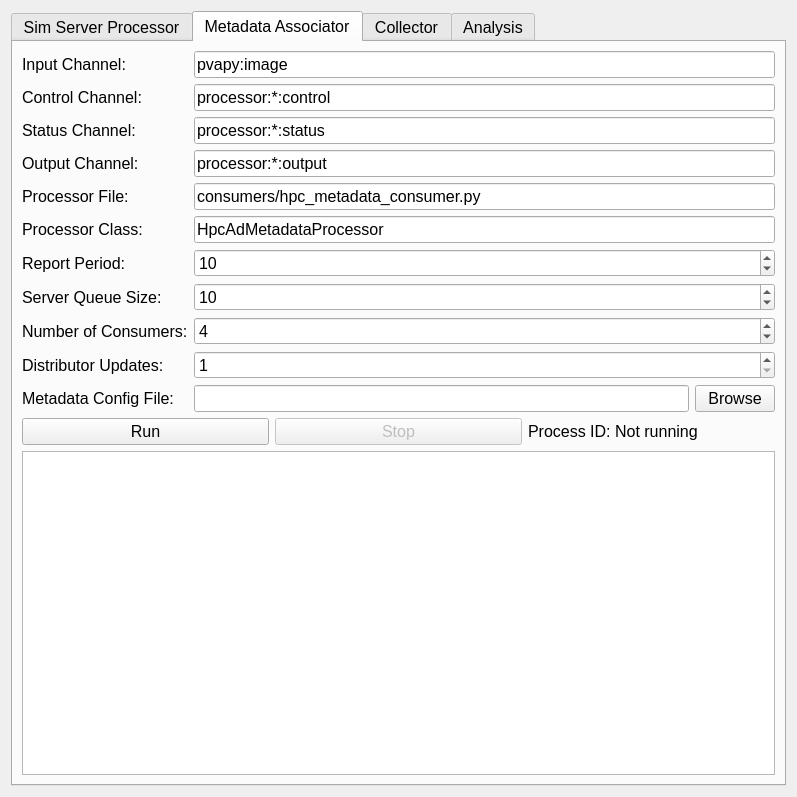
<?xml version="1.0" encoding="UTF-8"?>
<ui version="4.0">
 <class>PVASetupDialog</class>
 <widget class="QDialog" name="PVASetupDialog">
  <property name="geometry">
   <rect>
    <x>0</x>
    <y>0</y>
    <width>797</width>
    <height>797</height>
   </rect>
  </property>
  <property name="windowTitle">
   <string>PVA Workflow Setup</string>
  </property>
  <layout class="QVBoxLayout" name="verticalLayout">
   <item>
    <widget class="QTabWidget" name="tabWidget">
     <property name="font">
      <font>
       <pointsize>12</pointsize>
      </font>
     </property>
     <property name="currentIndex">
      <number>1</number>
     </property>
     <widget class="QWidget" name="simServerTab">
      <attribute name="title">
       <string>Sim Server Processor</string>
      </attribute>
      <layout class="QVBoxLayout" name="verticalLayoutSimServer">
       <item>
        <layout class="QGridLayout" name="gridLayout_2">
         <item row="2" column="0">
          <widget class="QLabel" name="labelNy">
           <property name="text">
            <string>Height (-ny):</string>
           </property>
          </widget>
         </item>
         <item row="6" column="1">
          <widget class="QSpinBox" name="spinBoxRt">
           <property name="minimum">
            <number>1</number>
           </property>
           <property name="maximum">
            <number>86400</number>
           </property>
           <property name="value">
            <number>28800</number>
           </property>
          </widget>
         </item>
         <item row="5" column="0">
          <widget class="QLabel" name="labelNf">
           <property name="text">
            <string>Number of Frames (-nf):</string>
           </property>
          </widget>
         </item>
         <item row="3" column="0">
          <widget class="QLabel" name="labelFps">
           <property name="text">
            <string>Frames per Second (-fps):</string>
           </property>
          </widget>
         </item>
         <item row="4" column="1">
          <widget class="QComboBox" name="comboBoxDt">
           <item>
            <property name="text">
             <string>uint8</string>
            </property>
           </item>
           <item>
            <property name="text">
             <string>uint16</string>
            </property>
           </item>
           <item>
            <property name="text">
             <string>float32</string>
            </property>
           </item>
          </widget>
         </item>
         <item row="7" column="0">
          <widget class="QLabel" name="labelRp">
           <property name="text">
            <string>Report Period (-rp):</string>
           </property>
          </widget>
         </item>
         <item row="9" column="1">
          <widget class="QLineEdit" name="lineEditMpv">
           <property name="text">
            <string>ca://x,ca://y</string>
           </property>
          </widget>
         </item>
         <item row="1" column="1">
          <widget class="QSpinBox" name="spinBoxNx">
           <property name="minimum">
            <number>1</number>
           </property>
           <property name="maximum">
            <number>10000</number>
           </property>
           <property name="value">
            <number>1024</number>
           </property>
          </widget>
         </item>
         <item row="7" column="1">
          <widget class="QSpinBox" name="spinBoxRp">
           <property name="minimum">
            <number>1</number>
           </property>
           <property name="maximum">
            <number>10000</number>
           </property>
           <property name="value">
            <number>100</number>
           </property>
          </widget>
         </item>
         <item row="4" column="0">
          <widget class="QLabel" name="labelDt">
           <property name="text">
            <string>Data Type (-dt):</string>
           </property>
          </widget>
         </item>
         <item row="2" column="1">
          <widget class="QSpinBox" name="spinBoxNy">
           <property name="minimum">
            <number>1</number>
           </property>
           <property name="maximum">
            <number>10000</number>
           </property>
           <property name="value">
            <number>1024</number>
           </property>
          </widget>
         </item>
         <item row="3" column="1">
          <widget class="QSpinBox" name="spinBoxFps">
           <property name="minimum">
            <number>1</number>
           </property>
           <property name="maximum">
            <number>1000</number>
           </property>
           <property name="value">
            <number>10</number>
           </property>
          </widget>
         </item>
         <item row="6" column="0">
          <widget class="QLabel" name="labelRt">
           <property name="text">
            <string>Run Time (-rt) [s]:</string>
           </property>
          </widget>
         </item>
         <item row="8" column="1">
          <widget class="QLineEdit" name="lineEditProcessorFileSim">
           <property name="text">
            <string>consumers/ad_sim_server_modified.py</string>
           </property>
          </widget>
         </item>
         <item row="0" column="1">
          <widget class="QLineEdit" name="lineEditInputChannelSim">
           <property name="text">
            <string>pvapy:image</string>
           </property>
          </widget>
         </item>
         <item row="8" column="0">
          <widget class="QLabel" name="labelProcessorFileSim">
           <property name="text">
            <string>Processor File:</string>
           </property>
          </widget>
         </item>
         <item row="1" column="0">
          <widget class="QLabel" name="labelNx">
           <property name="text">
            <string>Width (-nx):</string>
           </property>
          </widget>
         </item>
         <item row="9" column="0">
          <widget class="QLabel" name="labelMpv">
           <property name="text">
            <string>Metadata Output PVs(-mpv):</string>
           </property>
          </widget>
         </item>
         <item row="5" column="1">
          <widget class="QSpinBox" name="spinBoxNf">
           <property name="minimum">
            <number>1</number>
           </property>
           <property name="maximum">
            <number>100000</number>
           </property>
           <property name="value">
            <number>900</number>
           </property>
          </widget>
         </item>
         <item row="0" column="0">
          <widget class="QLabel" name="labelInputChannelSim">
           <property name="text">
            <string>Input Channel (-cn):</string>
           </property>
          </widget>
         </item>
        </layout>
       </item>
       <item>
        <layout class="QHBoxLayout" name="buttonLayoutSimServer">
         <item>
          <widget class="QPushButton" name="buttonRunSimServer">
           <property name="text">
            <string>Run</string>
           </property>
          </widget>
         </item>
         <item>
          <widget class="QPushButton" name="buttonStopSimServer">
           <property name="enabled">
            <bool>false</bool>
           </property>
           <property name="text">
            <string>Stop</string>
           </property>
          </widget>
         </item>
         <item>
          <widget class="QLabel" name="labelStatusSimServer">
           <property name="text">
            <string>Process ID: Not running</string>
           </property>
          </widget>
         </item>
        </layout>
       </item>
       <item>
        <widget class="QPlainTextEdit" name="textEditSimServerOutput">
         <property name="font">
          <font>
           <family>Sans Serif</family>
           <pointsize>10</pointsize>
          </font>
         </property>
         <property name="readOnly">
          <bool>true</bool>
         </property>
        </widget>
       </item>
      </layout>
     </widget>
     <widget class="QWidget" name="associatorConsumersTab">
      <attribute name="title">
       <string>Metadata Associator</string>
      </attribute>
      <layout class="QVBoxLayout" name="verticalLayoutSplitConsumers">
       <item>
        <layout class="QGridLayout" name="gridLayout">
         <property name="rightMargin">
          <number>0</number>
         </property>
         <property name="horizontalSpacing">
          <number>6</number>
         </property>
         <item row="1" column="0">
          <widget class="QLabel" name="labelControlChannelAssociator">
           <property name="text">
            <string>Control Channel:</string>
           </property>
          </widget>
         </item>
         <item row="9" column="0">
          <widget class="QLabel" name="labelDistributorUpdatesAssociator">
           <property name="text">
            <string>Distributor Updates:</string>
           </property>
          </widget>
         </item>
         <item row="3" column="1">
          <widget class="QLineEdit" name="lineEditOutputChannelAssociator">
           <property name="text">
            <string>processor:*:output</string>
           </property>
          </widget>
         </item>
         <item row="2" column="0">
          <widget class="QLabel" name="labelStatusChannelAssociator">
           <property name="text">
            <string>Status Channel:</string>
           </property>
          </widget>
         </item>
         <item row="7" column="0">
          <widget class="QLabel" name="labelServerQueueSizeAssociator">
           <property name="text">
            <string>Server Queue Size:</string>
           </property>
          </widget>
         </item>
         <item row="10" column="0">
          <widget class="QLabel" name="labelMetadataConfigAssociator">
           <property name="text">
            <string>Metadata Config File:</string>
           </property>
          </widget>
         </item>
         <item row="1" column="1">
          <widget class="QLineEdit" name="lineEditControlChannelAssociator">
           <property name="text">
            <string>processor:*:control</string>
           </property>
          </widget>
         </item>
         <item row="5" column="0">
          <widget class="QLabel" name="labelProcessorClassAssociator">
           <property name="text">
            <string>Processor Class:</string>
           </property>
          </widget>
         </item>
         <item row="0" column="0">
          <widget class="QLabel" name="labelInputChannelAssociator">
           <property name="text">
            <string>Input Channel:</string>
           </property>
          </widget>
         </item>
         <item row="2" column="1">
          <widget class="QLineEdit" name="lineEditStatusChannelAssociator">
           <property name="text">
            <string>processor:*:status</string>
           </property>
          </widget>
         </item>
         <item row="4" column="1">
          <widget class="QLineEdit" name="lineEditProcessorFileAssociator">
           <property name="text">
            <string>consumers/hpc_metadata_consumer.py</string>
           </property>
          </widget>
         </item>
         <item row="10" column="1">
          <layout class="QHBoxLayout" name="horizontalLayout">
           <item>
            <widget class="QLineEdit" name="lineEditMetadataConfigAssociator"/>
           </item>
           <item>
            <widget class="QPushButton" name="buttonBrowseMetadataAssociator">
             <property name="text">
              <string>Browse</string>
             </property>
            </widget>
           </item>
          </layout>
         </item>
         <item row="4" column="0">
          <widget class="QLabel" name="labelProcessorFileAssociator">
           <property name="text">
            <string>Processor File:</string>
           </property>
          </widget>
         </item>
         <item row="8" column="1">
          <widget class="QSpinBox" name="spinBoxNConsumersAssociator">
           <property name="minimum">
            <number>1</number>
           </property>
           <property name="maximum">
            <number>100</number>
           </property>
           <property name="value">
            <number>4</number>
           </property>
          </widget>
         </item>
         <item row="6" column="1">
          <widget class="QSpinBox" name="spinBoxReportPeriodAssociator">
           <property name="minimum">
            <number>1</number>
           </property>
           <property name="maximum">
            <number>10000</number>
           </property>
           <property name="value">
            <number>10</number>
           </property>
          </widget>
         </item>
         <item row="0" column="1">
          <widget class="QLineEdit" name="lineEditInputChannelAssociator">
           <property name="text">
            <string>pvapy:image</string>
           </property>
          </widget>
         </item>
         <item row="9" column="1">
          <widget class="QSpinBox" name="spinBoxDistributorUpdatesAssociator">
           <property name="minimum">
            <number>1</number>
           </property>
           <property name="maximum">
            <number>10000</number>
           </property>
           <property name="value">
            <number>1</number>
           </property>
          </widget>
         </item>
         <item row="6" column="0">
          <widget class="QLabel" name="labelReportPeriodAssociator">
           <property name="text">
            <string>Report Period:</string>
           </property>
          </widget>
         </item>
         <item row="7" column="1">
          <widget class="QSpinBox" name="spinBoxServerQueueSizeAssociator">
           <property name="minimum">
            <number>1</number>
           </property>
           <property name="maximum">
            <number>10000</number>
           </property>
           <property name="value">
            <number>10</number>
           </property>
          </widget>
         </item>
         <item row="3" column="0">
          <widget class="QLabel" name="labelOutputChannelAssociator">
           <property name="text">
            <string>Output Channel:</string>
           </property>
          </widget>
         </item>
         <item row="8" column="0">
          <widget class="QLabel" name="labelNConsumersAssociator">
           <property name="text">
            <string>Number of Consumers:</string>
           </property>
          </widget>
         </item>
         <item row="5" column="1">
          <widget class="QLineEdit" name="lineEditProcessorClassAssociator">
           <property name="text">
            <string>HpcAdMetadataProcessor</string>
           </property>
          </widget>
         </item>
        </layout>
       </item>
       <item>
        <layout class="QHBoxLayout" name="buttonLayoutAssociatorConsumers">
         <item>
          <widget class="QPushButton" name="buttonRunAssociatorConsumers">
           <property name="text">
            <string>Run</string>
           </property>
          </widget>
         </item>
         <item>
          <widget class="QPushButton" name="buttonStopAssociatorConsumers">
           <property name="enabled">
            <bool>false</bool>
           </property>
           <property name="text">
            <string>Stop</string>
           </property>
          </widget>
         </item>
         <item>
          <widget class="QLabel" name="labelStatusAssociatorConsumers">
           <property name="text">
            <string>Process ID: Not running</string>
           </property>
          </widget>
         </item>
        </layout>
       </item>
       <item>
        <widget class="QPlainTextEdit" name="textEditAssociatorConsumersOutput">
         <property name="font">
          <font>
           <family>Courier</family>
           <pointsize>10</pointsize>
          </font>
         </property>
         <property name="readOnly">
          <bool>true</bool>
         </property>
        </widget>
       </item>
      </layout>
     </widget>
     <widget class="QWidget" name="collectorTab">
      <attribute name="title">
       <string>Collector</string>
      </attribute>
      <layout class="QVBoxLayout" name="verticalLayoutCollector">
       <item>
        <layout class="QGridLayout" name="gridLayout_3">
         <item row="0" column="1">
          <widget class="QSpinBox" name="spinBoxCollectorId">
           <property name="minimum">
            <number>1</number>
           </property>
           <property name="maximum">
            <number>100</number>
           </property>
           <property name="value">
            <number>1</number>
           </property>
          </widget>
         </item>
         <item row="7" column="0">
          <widget class="QLabel" name="labelProcessorClassCollector">
           <property name="text">
            <string>Processor Class:</string>
           </property>
          </widget>
         </item>
         <item row="9" column="1">
          <widget class="QSpinBox" name="spinBoxServerQueueSizeCollector">
           <property name="minimum">
            <number>1</number>
           </property>
           <property name="maximum">
            <number>10000</number>
           </property>
           <property name="value">
            <number>500</number>
           </property>
          </widget>
         </item>
         <item row="5" column="1">
          <widget class="QLineEdit" name="lineEditOutputChannelCollector">
           <property name="text">
            <string>collector:*:output</string>
           </property>
          </widget>
         </item>
         <item row="3" column="1">
          <widget class="QLineEdit" name="lineEditControlChannelCollector">
           <property name="text">
            <string>collector:*:control</string>
           </property>
          </widget>
         </item>
         <item row="1" column="0">
          <widget class="QLabel" name="labelProducerIdList">
           <property name="text">
            <string>Producer ID List:</string>
           </property>
          </widget>
         </item>
         <item row="5" column="0">
          <widget class="QLabel" name="labelOutputChannelCollector">
           <property name="text">
            <string>Output Channel:</string>
           </property>
          </widget>
         </item>
         <item row="11" column="0">
          <widget class="QLabel" name="labelMetadataConfigCollector">
           <property name="text">
            <string>Metadata Config File:</string>
           </property>
          </widget>
         </item>
         <item row="7" column="1">
          <widget class="QLineEdit" name="lineEditProcessorClassCollector">
           <property name="text">
            <string>HpcAdMetadataProcessor</string>
           </property>
          </widget>
         </item>
         <item row="8" column="1">
          <widget class="QSpinBox" name="spinBoxReportPeriodCollector">
           <property name="minimum">
            <number>1</number>
           </property>
           <property name="maximum">
            <number>10000</number>
           </property>
           <property name="value">
            <number>10</number>
           </property>
          </widget>
         </item>
         <item row="3" column="0">
          <widget class="QLabel" name="labelControlChannelCollector">
           <property name="text">
            <string>Control Channel:</string>
           </property>
          </widget>
         </item>
         <item row="2" column="0">
          <widget class="QLabel" name="labelInputChannelCollector">
           <property name="text">
            <string>Input Channel:</string>
           </property>
          </widget>
         </item>
         <item row="6" column="0">
          <widget class="QLabel" name="labelProcessorFileCollector">
           <property name="text">
            <string>Processor File:</string>
           </property>
          </widget>
         </item>
         <item row="11" column="1">
          <layout class="QHBoxLayout" name="horizontalLayout_2">
           <item>
            <widget class="QLineEdit" name="lineEditMetadataConfigCollector"/>
           </item>
           <item>
            <widget class="QPushButton" name="buttonBrowseMetadataCollector">
             <property name="text">
              <string>Browse</string>
             </property>
            </widget>
           </item>
          </layout>
         </item>
         <item row="8" column="0">
          <widget class="QLabel" name="labelReportPeriodCollector">
           <property name="text">
            <string>Report Period:</string>
           </property>
          </widget>
         </item>
         <item row="0" column="0">
          <widget class="QLabel" name="labelCollectorId">
           <property name="text">
            <string>Collector ID:</string>
           </property>
          </widget>
         </item>
         <item row="10" column="0">
          <widget class="QLabel" name="labelCollectorCacheSize">
           <property name="text">
            <string>Collector Cache Size:</string>
           </property>
          </widget>
         </item>
         <item row="4" column="0">
          <widget class="QLabel" name="labelStatusChannelCollector">
           <property name="text">
            <string>Status Channel:</string>
           </property>
          </widget>
         </item>
         <item row="2" column="1">
          <widget class="QLineEdit" name="lineEditInputChannelCollector">
           <property name="text">
            <string>processor:*:output</string>
           </property>
          </widget>
         </item>
         <item row="10" column="1">
          <widget class="QSpinBox" name="spinBoxCollectorCacheSize">
           <property name="minimum">
            <number>1</number>
           </property>
           <property name="maximum">
            <number>1000000</number>
           </property>
           <property name="value">
            <number>10</number>
           </property>
          </widget>
         </item>
         <item row="1" column="1">
          <widget class="QLineEdit" name="lineEditProducerIdList">
           <property name="text">
            <string>1,2,3,4</string>
           </property>
          </widget>
         </item>
         <item row="4" column="1">
          <widget class="QLineEdit" name="lineEditStatusChannelCollector">
           <property name="text">
            <string>collector:*:status</string>
           </property>
          </widget>
         </item>
         <item row="6" column="1">
          <widget class="QLineEdit" name="lineEditProcessorFileCollector">
           <property name="text">
            <string>consumers/hpc_metadata_consumer.py</string>
           </property>
          </widget>
         </item>
         <item row="9" column="0">
          <widget class="QLabel" name="labelServerQueueSizeCollector">
           <property name="text">
            <string>Server Queue Size:</string>
           </property>
          </widget>
         </item>
        </layout>
       </item>
       <item>
        <layout class="QHBoxLayout" name="buttonLayoutCollector">
         <item>
          <widget class="QPushButton" name="buttonRunCollector">
           <property name="text">
            <string>Run</string>
           </property>
          </widget>
         </item>
         <item>
          <widget class="QPushButton" name="buttonStopCollector">
           <property name="enabled">
            <bool>false</bool>
           </property>
           <property name="text">
            <string>Stop</string>
           </property>
          </widget>
         </item>
         <item>
          <widget class="QLabel" name="labelStatusCollector">
           <property name="text">
            <string>Process ID: Not running</string>
           </property>
          </widget>
         </item>
        </layout>
       </item>
       <item>
        <widget class="QPlainTextEdit" name="textEditCollectorOutput">
         <property name="font">
          <font>
           <family>Courier</family>
           <pointsize>10</pointsize>
          </font>
         </property>
         <property name="readOnly">
          <bool>true</bool>
         </property>
        </widget>
       </item>
      </layout>
     </widget>
     <widget class="QWidget" name="analysisConsumerTab">
      <attribute name="title">
       <string>Analysis</string>
      </attribute>
      <layout class="QVBoxLayout" name="verticalLayoutAnalysisConsumer">
       <item>
        <layout class="QGridLayout" name="gridLayout_4">
         <item row="4" column="0">
          <widget class="QLabel" name="labelProcessorFileAnalysis">
           <property name="text">
            <string>Processor File:</string>
           </property>
          </widget>
         </item>
         <item row="1" column="1">
          <widget class="QLineEdit" name="lineEditControlChannelAnalysis">
           <property name="text">
            <string>processor:*:control</string>
           </property>
          </widget>
         </item>
         <item row="7" column="1">
          <widget class="QSpinBox" name="spinBoxServerQueueSizeAnalysis">
           <property name="minimum">
            <number>1</number>
           </property>
           <property name="maximum">
            <number>10000</number>
           </property>
           <property name="value">
            <number>10</number>
           </property>
          </widget>
         </item>
         <item row="1" column="0">
          <widget class="QLabel" name="labelControlChannelAnalysis">
           <property name="text">
            <string>Control Channel:</string>
           </property>
          </widget>
         </item>
         <item row="5" column="1">
          <widget class="QLineEdit" name="lineEditProcessorClassAnalysis">
           <property name="text">
            <string>HpcAnalysisProcessor</string>
           </property>
          </widget>
         </item>
         <item row="7" column="0">
          <widget class="QLabel" name="labelServerQueueSizeAnalysis">
           <property name="text">
            <string>Server Queue Size:</string>
           </property>
          </widget>
         </item>
         <item row="3" column="1">
          <widget class="QLineEdit" name="lineEditOutputChannelAnalysis">
           <property name="text">
            <string>processor:*:analysis</string>
           </property>
          </widget>
         </item>
         <item row="6" column="1">
          <widget class="QSpinBox" name="spinBoxReportPeriodAnalysis">
           <property name="minimum">
            <number>1</number>
           </property>
           <property name="maximum">
            <number>10000</number>
           </property>
           <property name="value">
            <number>10</number>
           </property>
          </widget>
         </item>
         <item row="8" column="1">
          <widget class="QLineEdit" name="lineEditMetadataConfigAnalysis"/>
         </item>
         <item row="6" column="0">
          <widget class="QLabel" name="labelReportPeriodAnalysis">
           <property name="text">
            <string>Report Period:</string>
           </property>
          </widget>
         </item>
         <item row="2" column="1">
          <widget class="QLineEdit" name="lineEditStatusChannelAnalysis">
           <property name="text">
            <string>processor:*:status</string>
           </property>
          </widget>
         </item>
         <item row="2" column="0">
          <widget class="QLabel" name="labelStatusChannelAnalysis">
           <property name="text">
            <string>Status Channel:</string>
           </property>
          </widget>
         </item>
         <item row="8" column="0">
          <widget class="QLabel" name="labelMetadataConfigAnalysis">
           <property name="text">
            <string>Metadata Config File:</string>
           </property>
          </widget>
         </item>
         <item row="0" column="1">
          <widget class="QLineEdit" name="lineEditInputChannelAnalysis">
           <property name="text">
            <string>collector:1:output</string>
           </property>
          </widget>
         </item>
         <item row="4" column="1">
          <widget class="QLineEdit" name="lineEditProcessorFileAnalysis">
           <property name="text">
            <string>consumers/hpc_x_analysis_consumer.py</string>
           </property>
          </widget>
         </item>
         <item row="0" column="0">
          <widget class="QLabel" name="labelInputChannelAnalysis">
           <property name="text">
            <string>Input Channel:</string>
           </property>
          </widget>
         </item>
         <item row="3" column="0">
          <widget class="QLabel" name="labelOutputChannelAnalysis">
           <property name="text">
            <string>Output Channel:</string>
           </property>
          </widget>
         </item>
         <item row="5" column="0">
          <widget class="QLabel" name="labelProcessorClassAnalysis">
           <property name="text">
            <string>Processor Class:</string>
           </property>
          </widget>
         </item>
        </layout>
       </item>
       <item>
        <layout class="QHBoxLayout" name="buttonLayoutAnalysisConsumer">
         <item>
          <widget class="QPushButton" name="buttonRunAnalysisConsumer">
           <property name="text">
            <string>Run</string>
           </property>
          </widget>
         </item>
         <item>
          <widget class="QPushButton" name="buttonStopAnalysisConsumer">
           <property name="enabled">
            <bool>false</bool>
           </property>
           <property name="text">
            <string>Stop</string>
           </property>
          </widget>
         </item>
         <item>
          <widget class="QLabel" name="labelStatusAnalysisConsumer">
           <property name="text">
            <string>Process ID: Not running</string>
           </property>
          </widget>
         </item>
        </layout>
       </item>
       <item>
        <widget class="QPlainTextEdit" name="textEditAnalysisConsumerOutput">
         <property name="font">
          <font>
           <family>Courier</family>
           <pointsize>10</pointsize>
          </font>
         </property>
         <property name="readOnly">
          <bool>true</bool>
         </property>
        </widget>
       </item>
      </layout>
     </widget>
    </widget>
   </item>
  </layout>
 </widget>
 <resources/>
 <connections/>
</ui>
